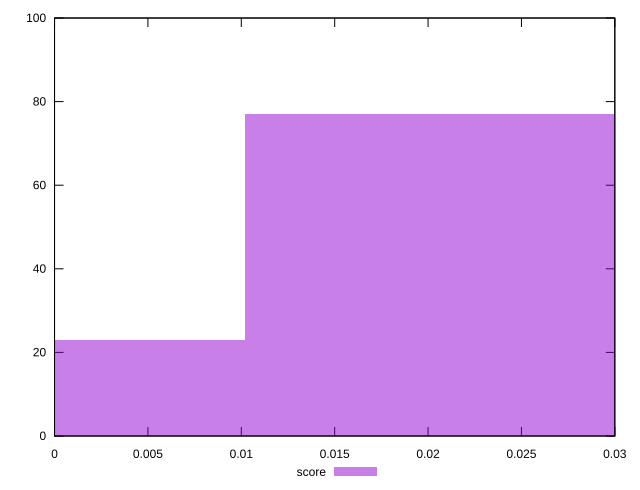

Here is the gnuplot script that generated this plot:
reset

$score <<EOF
0.020372639230130603 77
0 23
EOF

set key outside below
set boxwidth 0.020372639230130603
set xrange [0:0.03]
set yrange [0:100]
set trange [0:100]
set style fill transparent solid 0.5 noborder
set terminal svg size 640, 490 enhanced background rgb 'white'
set output "report_00014_2021-02-09T15:56:05.503Z/cumulative-layout-shift/samples/pages/score/histogram.svg"

plot $score title "score" with boxes

reset
